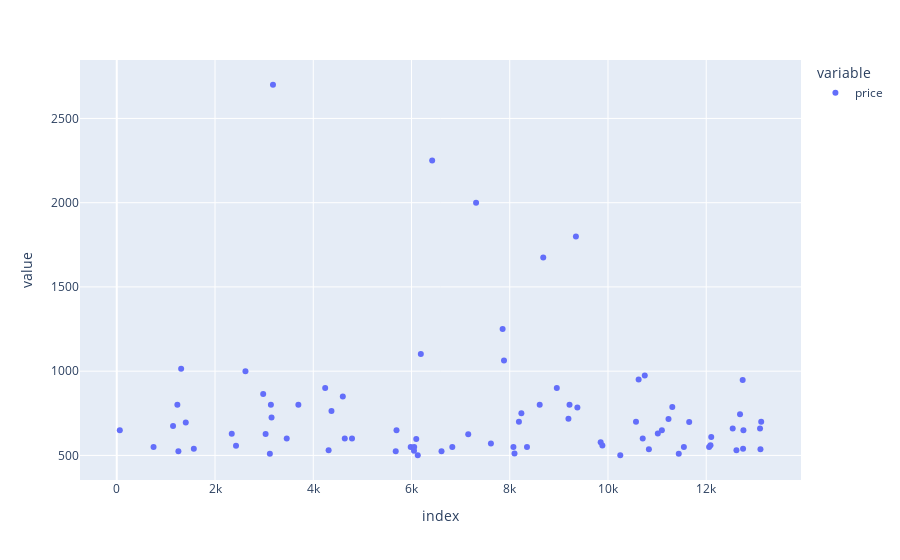

Notebook code for this chart:
### Code cell
px.scatter(price_df.loc[price_df.price > 500,['price']])

### Figure 1 — Plotly figure (JSON) as saved in the notebook; plotly's stock layout.template omitted (floating-point values rounded to 4 significant figures)
{"data": [{"hovertemplate": "variable=price<br>index=%{x}<br>value=%{y}<extra></extra>", "legendgroup": "price", "marker": {"color": "#636efa", "symbol": "circle"}, "mode": "markers", "name": "price", "orientation": "v", "showlegend": true, "type": "scatter", "x": [62, 749, 1146, 1234, 1255, 1311, 1405, 1569, 2341, 2428, 2620, 2981, 3030, 3117, 3138, 3151, 3180, 3460, 3697, 4243, 4313, 4371, 4602, 4642, 4789, 5679, 5695, 5984, 6051, 6055, 6097, 6128, 6190, 6421, 6611, 6831, 7155, 7315, 7617, 7855, 7883, 8075, 8097, 8187, 8237, 8351, 8610, 8682, 8958, 9195, 9217, 9347, 9377, 9851, 9886, 10250, 10570, 10624, 10707, 10749, 10833, 11014, 11097, 11232, 11309, 11441, 11545, 11653, 12059, 12087, 12102, 12539, 12615, 12688, 12742, 12750, 12757, 13095, 13104, 13119], "xaxis": "x", "y": [650, 550, 675, 800, 525, 1015, 696, 540, 629, 558, 1000, 864, 627, 510, 800, 725, 2700, 600, 800, 900, 530, 763, 850, 600, 600, 525, 650, 550, 528, 550, 598, 501, 1102, 2250, 525, 550, 625, 2000, 570, 1250, 1063, 550, 511, 700, 750, 550, 800, 1675, 900, 718, 800, 1800, 785, 578, 559, 501, 700, 950, 600, 975, 536, 630, 650, 716, 788, 510, 550, 699, 550, 560, 610, 660, 530, 744, 948, 540, 649, 660, 536, 700], "yaxis": "y"}], "layout": {"autosize": true, "legend": {"title": {"text": "variable"}, "tracegroupgap": 0}, "margin": {"t": 60}, "xaxis": {"anchor": "y", "autorange": true, "domain": [0, 1], "range": [-746.3, 13930.0], "title": {"text": "index"}, "type": "linear"}, "yaxis": {"anchor": "x", "autorange": true, "domain": [0, 1], "range": [330.7, 2870.0], "title": {"text": "value"}, "type": "linear"}}}
